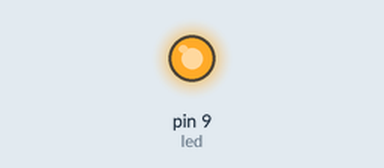
A sketch run on a simulated Arduino Uno, built with avr-gcc and run on an emulated ATmega328P. Parts: output pins drawn as LEDs (lit = HIGH).

Above: at 0.05 s.
At 0.4 s:
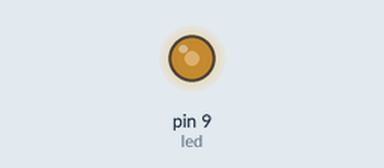
At 0.75 s:
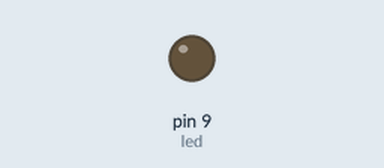
Timing chart, 0 to 3.0 s (numbered marks = the images above):
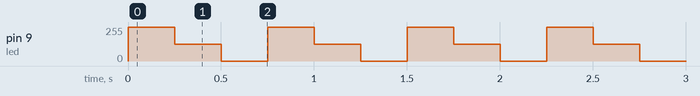

The sketch:

pwm_simple.ino
```cpp
/*
  PWM Simple
*/

int led = 9;
int brightness = 0;
int fadeAmount = 5;

void setup() {
  pinMode(led, OUTPUT);
  Serial.begin(9600);
}

void loop() {
  analogWrite(led, 255);

  delay(250);

  analogWrite(led, 127);

  delay(250);

  analogWrite(led, 0);

  delay(250);
}
```

Measured:
- by itself, pin 9 (led): repeats every 0.75 s: 127/255 0.25 s, 0/255 0.25 s, 255/255 0.25 s
